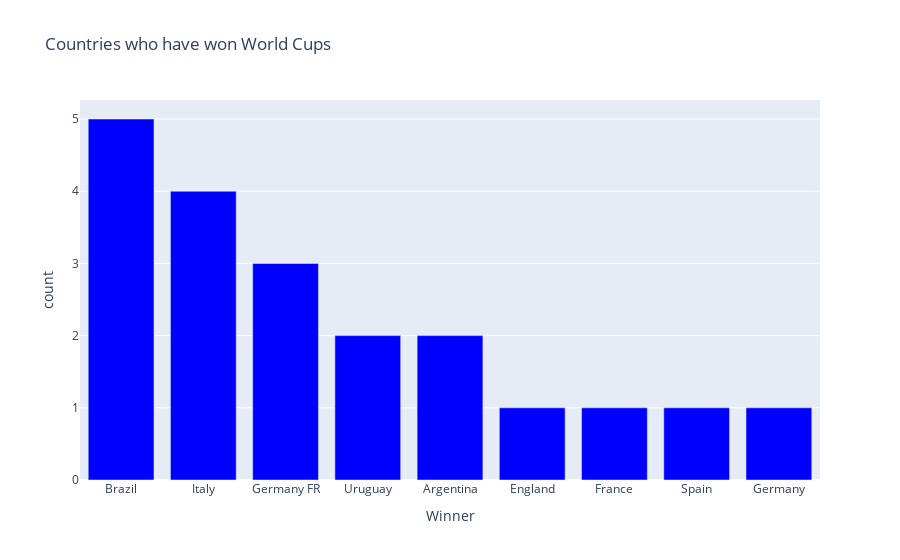

Notebook source saved alongside this figure:
### Code cell
fig = px.bar(data_countries,  y='count', title='Countries who have won World Cups', color_discrete_sequence=['blue'])
fig.show()

### Figure 1 — Plotly figure (JSON) as saved in the notebook; plotly's stock layout.template omitted (floating-point values rounded to 4 significant figures)
{"data": [{"alignmentgroup": "True", "hovertemplate": "Winner=%{x}<br>count=%{y}<extra></extra>", "legendgroup": "", "marker": {"color": "blue", "pattern": {"shape": ""}}, "name": "", "offsetgroup": "", "orientation": "v", "showlegend": false, "textposition": "auto", "type": "bar", "x": ["Brazil", "Italy", "Germany FR", "Uruguay", "Argentina", "England", "France", "Spain", "Germany"], "xaxis": "x", "y": [5, 4, 3, 2, 2, 1, 1, 1, 1], "yaxis": "y"}], "layout": {"barmode": "relative", "legend": {"tracegroupgap": 0}, "title": {"text": "Countries who have won World Cups"}, "xaxis": {"anchor": "y", "domain": [0, 1], "title": {"text": "Winner"}}, "yaxis": {"anchor": "x", "domain": [0, 1], "title": {"text": "count"}}}}
